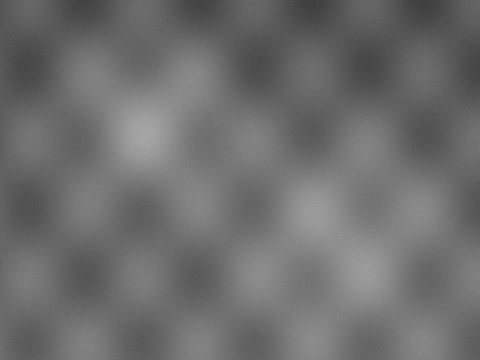
#> input picture Digital Image Processing/outputs/sample_low_contrast.png, 480 x 360 px
$ python main.py outputs/sample_low_contrast.png
#> lines starting #> are read from the running program, lines starting #| are printed output that depends on the picture
#!/usr/bin/env python3
"""
=============================================================================
 Task : Use the image histogram to DEDUCE the parameters for contrast
        stretching, then APPLY the stretch on the corresponding image.
        Hint from the assignment: use cv2.LUT  (point ops are done fast
        with a Lookup-Table, see notes 00.Foundations&Enhancement of DIP.md)
=============================================================================

Theory (from the course notes, sections 2.4 (4) and 2.5):

  1. Contrast stretching = linearly map a narrow range [r1, r2] of the
     input intensities onto the FULL output range [0, 255]:

             s = ( (s2 - s1) / (r2 - r1) ) * (r - r1) + s1

     with the control points   (r1, s1) = (X_min , 0)
                               (r2, s2) = (X_max , 255)

  2. This is the SPECIAL CASE of the piecewise-linear transform whose
     three segments are:

         s = 0                          for  r <= r1      (crush blacks)
         s = 255/(r2-r1) * (r - r1)     for  r1 < r <= r2 (steep, slope > 1
                                                           -> CONTRAST BOOST)
         s = 255                        for  r >  r2      (clip whites)

  3. Because a point operation depends ONLY on the intensity value r,
     we can precompute all 256 outputs ONCE into a Lookup Table and apply
     it in a single pass with  cv2.LUT(img, lut)   <- very fast.

  4. Deducing r1, r2 FROM THE HISTOGRAM (the core of this task):
       - "minmax"      : r1 = smallest intensity in the image,
                         r2 = largest  intensity in the image.
                         -> exact formula from the notes, BUT a single
                            outlier pixel ruins the range (notes warning).
       - "percentile"  : r1 = intensity at the p_low percentile  (default 2%),
                         r2 = intensity at the p_high percentile (default 98%).
                         -> the notes RECOMMEND this real-world version.
       - "cdf"         : walk the cumulative histogram and take the first
                         level where CDF >= p_low / p_high.
                         -> reading the parameters straight off the CDF.

Usage:
    python3 contrast_stretching.py                        # auto low-contrast sample
    python3 contrast_stretching.py path/to/image.jpg       # your own image
    python3 contrast_stretching.py img.png --method minmax --low 2 --high 98
=============================================================================
"""

from __future__ import annotations

import argparse
from pathlib import Path

import cv2
import numpy as np
import matplotlib

matplotlib.use("Agg")  # headless backend so the script works over SSH/terminals
import matplotlib.pyplot as plt

# Number of intensity levels for 8-bit images: intensities run 0 .. L-1
L = 256
MAX_LEVEL = L - 1  # 255


# ---------------------------------------------------------------------------
# 0) Sample image: create a synthetic LOW-CONTRAST image so the script can be
#    demonstrated even without an external photo (deterministic, offline).
#    Real low-contrast photos (like the "pollen" slide image from the lecture)
#    behave exactly the same way.
# ---------------------------------------------------------------------------
def make_low_contrast_sample(out_path: Path) -> np.ndarray:
    """Build a scene whose intensities only live inside a narrow band."""
    rng = np.random.default_rng(42)  # fixed seed -> reproducible image
    h, w = 360, 480

    yy, xx = np.mgrid[0:h, 0:w]

    # A smooth "landscape": gradient + two bright blobs + some texture
    scene = 90 + 60 * (yy / h)  # gradient
    scene += 120 * np.exp(-(((xx - 150) ** 2 + (yy - 120) ** 2) / (2 * 55**2)))
    scene += 90 * np.exp(-(((xx - 340) ** 2 + (yy - 230) ** 2) / (2 * 70**2)))
    scene += 40 * np.sin(xx / 18.0) * np.cos(yy / 22.0)  # waves
    scene += rng.normal(0, 4, scene.shape)  # mild noise

    # Squeeze the whole scene into the narrow band [60, 170]  -> low contrast
    scene = (scene - scene.min()) / (scene.max() - scene.min())  # to [0, 1]
    scene = 60 + scene * (170 - 60)  # to [60,170]
    img = scene.astype(np.uint8)

    cv2.imwrite(str(out_path), img)
    return img


# ---------------------------------------------------------------------------
# 1) Histogram   (both ways shown in the notes: numpy + OpenCV)
# ---------------------------------------------------------------------------
def compute_histogram(gray: np.ndarray) -> np.ndarray:
    """Return the histogram n_k : count of pixels at each intensity k."""
    manual = np.bincount(gray.ravel(), minlength=L)  # numpy
    opencv = cv2.calcHist([gray], [0], None, [L], [0, L]).ravel()  # OpenCV
    # They must agree; use the OpenCV one (float counts) for the CDF later.
    assert np.allclose(manual, opencv), "histogram mismatch!"
    return opencv.astype(np.int64)


# ---------------------------------------------------------------------------
# 2) DEDUCE the stretching parameters r1, r2 FROM the histogram
# ---------------------------------------------------------------------------
def deduce_params(
    gray: np.ndarray,
    hist: np.ndarray,
    method: str = "percentile",
    low_pct: float = 2.0,
    high_pct: float = 98.0,
) -> tuple[int, int]:
    """
    Return (r1, r2): the input-intensity control points to be stretched
    onto [0, 255].
    """
    if method == "minmax":
        # --- formula exactly as in the notes, but sensitive to outliers ---
        return int(gray.min()), int(gray.max())

    if method == "percentile":
        # --- recommended by the notes warning: ignore the extreme 2% ------
        r1 = int(np.percentile(gray, low_pct))
        r2 = int(np.percentile(gray, high_pct))
        return r1, r2

    if method == "cdf":
        # --- read the parameters straight off the cumulative histogram -----
        cdf = np.cumsum(hist) / gray.size  # normalized CDF, 0..1
        r1 = int(np.searchsorted(cdf, low_pct / 100.0))  # first k: CDF>=p_low
        r2 = int(np.searchsorted(cdf, high_pct / 100.0))  # first k: CDF>=p_high
        return r1, r2

    raise ValueError(f"unknown method: {method!r}")


# ---------------------------------------------------------------------------
# 3) BUILD the Lookup Table (piecewise-linear contrast-stretch curve)
# ---------------------------------------------------------------------------
def build_stretch_lut(r1: int, r2: int) -> np.ndarray:
    """
    256-entry uint8 LUT implementing the 3-segment contrast-stretch curve:

        s(r) = 0                     r <= r1
        s(r) = 255/(r2-r1) * (r-r1)  r1 <  r <= r2      (slope > 1 = boost)
        s(r) = 255                   r >  r2

    The division-by-zero cases flagged in the notes (r1 == 0, r2 == 255)
    are guarded here.
    """
    # Degenerate ranges (flat image etc.) -> identity LUT, nothing to stretch
    if r2 <= r1:
        print(f"  [warn] r2 ({r2}) <= r1 ({r1}) -> using identity mapping")
        return np.arange(L, dtype=np.uint8)

    r = np.arange(L, dtype=np.float64)
    slope = MAX_LEVEL / (r2 - r1)  # middle-segment slope

    lut = np.empty(L, dtype=np.float64)
    lut[r <= r1] = 0.0  # segment 1 (s1=0)
    mid = (r > r1) & (r <= r2)
    lut[mid] = slope * (r[mid] - r1)  # segment 2 (steep)
    lut[r > r2] = MAX_LEVEL  # segment 3 (s2=255)

    # Point ops must be MONOTONIC for a sensible mapping, and of course 8-bit
    lut = np.clip(np.round(lut), 0, MAX_LEVEL).astype(np.uint8)
    assert np.all(np.diff(lut.astype(int)) >= 0), "LUT must be monotonic"
    return lut


# ---------------------------------------------------------------------------
# 4) APPLY the LUT  ->  this is where cv2.LUT does its one-pass magic
# ---------------------------------------------------------------------------
def apply_lut(img: np.ndarray, lut: np.ndarray) -> np.ndarray:
    """
    cv2.LUT(src, lut) replaces every pixel value v with lut[v].
      * gray image + lut shape (256,)     -> gray result
      * BGR image + lut shape (256, 1, 3) -> per-channel color result
        (a plain (256, 3) array is seen as a 2-D single-channel matrix
         and would be rejected for 3-channel sources)
    """
    return cv2.LUT(img, lut)


def color_stretch(img_bgr: np.ndarray, method: str, low: float, high: float):
    """
    Stretch a COLOR image: deduce (r1, r2) PER CHANNEL from its histogram
    and pack the three curves into one (256, 3) LUT so cv2.LUT does all
    channels in a single pass.
    """
    channels = cv2.split(img_bgr)
    luts, params = [], []
    for name, ch in zip(("B", "G", "R"), channels):  # OpenCV order: BGR
        hist = compute_histogram(ch)
        r1, r2 = deduce_params(ch, hist, method, low, high)
        params.append((name, r1, r2))
        luts.append(build_stretch_lut(r1, r2))
    # Shape must be (256, 1, 3): OpenCV treats a plain (256, 3) array as a
    # 2-D single-channel matrix, which cv2.LUT rejects for 3-channel sources.
    lut_3ch = np.stack(luts, axis=1).reshape(L, 1, 3)
    return apply_lut(img_bgr, lut_3ch), params


def contrast_metric(gray: np.ndarray) -> float:
    """Std-dev of the intensities = simple quantitative measure of contrast
    (a narrow histogram has small std, a spread-out one has large std)."""
    return float(gray.std())


# ---------------------------------------------------------------------------
# 5) Report + visualization
# ---------------------------------------------------------------------------
def print_report(title: str, r1: int, r2: int, before: np.ndarray, after: np.ndarray):
    span_in = r2 - r1
    slope = MAX_LEVEL / span_in if span_in > 0 else float("inf")
    print(f"  {title}")
    print(f"    deduced r1 (X_min)        : {r1}")
    print(f"    deduced r2 (X_max)        : {r2}")
    print(
        f"    input dynamic range       : {span_in} levels "
        f"(out of {L}, {100.0 * span_in / L:.1f}%)"
    )
    print(
        f"    middle-segment slope 255/(r2-r1) = {slope:.3f} "
        f"({'CONTRAST IS BOOSTED' if slope > 1 else 'no boost'})"
    )
    print(f"    contrast (std) before     : {contrast_metric(before):.2f}")
    print(f"    contrast (std) after      : {contrast_metric(after):.2f}")


def plot_results(
    orig_bgr: np.ndarray,
    stretched_bgr: np.ndarray,
    gray: np.ndarray,
    gray_stretched: np.ndarray,
    hist: np.ndarray,
    hist_stretched: np.ndarray,
    lut: np.ndarray,
    r1: int,
    r2: int,
    out_png: Path,
):
    """Full figure: images, histograms (with the deduced r1/r2 marked on the
    x-axis) and the transfer curve (the LUT itself)."""
    plt.rcParams.update(
        {"figure.facecolor": "white", "axes.grid": True, "grid.alpha": 0.3}
    )
    fig, ax = plt.subplots(2, 3, figsize=(15, 8))
    fig.suptitle(
        "Contrast stretching — histogram-deduced parameters "
        f"(r1={r1}, r2={r2}) applied with cv2.LUT",
        fontsize=14,
    )

    # -- row 0: the images ------------------------------------------------
    ax[0, 0].imshow(cv2.cvtColor(orig_bgr, cv2.COLOR_BGR2RGB))
    ax[0, 0].set_title(f"Original  (std={gray.std():.1f})")
    ax[0, 1].imshow(cv2.cvtColor(stretched_bgr, cv2.COLOR_BGR2RGB))
    ax[0, 1].set_title(f"Contrast-stretched  (std={gray_stretched.std():.1f})")
    ax[0, 2].plot(np.arange(L), lut, color="tab:green", lw=2)
    ax[0, 2].axvline(r1, color="red", ls="--", lw=1, label=f"r1={r1}")
    ax[0, 2].axvline(r2, color="blue", ls="--", lw=1, label=f"r2={r2}")
    ax[0, 2].set_title("Transfer curve s = T(r)  (the LUT)")
    ax[0, 2].set_xlabel("input r")
    ax[0, 2].set_ylabel("output s")
    ax[0, 2].set_xlim(0, 255)
    ax[0, 2].set_ylim(0, 255)
    ax[0, 2].set_aspect("equal")
    ax[0, 2].legend(loc="lower right")

    # -- row 1: the histograms -------------------------------------------
    ax[1, 0].bar(np.arange(L), hist, width=1.0, color="gray")
    for x, c, lab in ((r1, "red", "r1"), (r2, "blue", "r2")):
        ax[1, 0].axvline(x, color=c, ls="--", lw=1.5, label=lab)
    ax[1, 0].set_title("Original histogram  (narrow -> low contrast)")
    ax[1, 0].set_xlabel("intensity")
    ax[1, 0].set_ylabel("pixel count")
    ax[1, 0].legend()

    ax[1, 1].bar(np.arange(L), hist_stretched, width=1.0, color="tab:orange")
    ax[1, 1].set_title("Stretched histogram (spread over [0,255])")
    ax[1, 1].set_xlabel("intensity")
    ax[1, 1].set_ylabel("pixel count")

    # zoom on the active band so the "narrowness" is obvious
    pad = max(10, (r2 - r1) // 4)
    lo, hi = max(0, r1 - pad), min(L, r2 + pad + 1)
    ax[1, 2].bar(np.arange(lo, hi), hist[lo:hi], width=1.0, color="gray")
    ax[1, 2].axvline(r1, color="red", ls="--", lw=1.5, label="r1")
    ax[1, 2].axvline(r2, color="blue", ls="--", lw=1.5, label="r2")
    ax[1, 2].set_title(f"Zoom on used band [{lo}, {hi})")
    ax[1, 2].set_xlabel("intensity")
    ax[1, 2].legend()

    fig.tight_layout(rect=(0, 0, 1, 0.95))
    fig.savefig(out_png, dpi=130)
    plt.close(fig)


# ---------------------------------------------------------------------------
# 6) Main pipeline
# ---------------------------------------------------------------------------
def main():
    ap = argparse.ArgumentParser(
        description="Histogram-driven contrast stretching via cv2.LUT"
    )
    ap.add_argument(
        "image",
        nargs="?",
        default=None,
        help="path to the image (default: generate a low-contrast sample)",
    )
    ap.add_argument(
        "--method",
        choices=("minmax", "percentile", "cdf"),
        default="percentile",
        help="how to deduce r1/r2 from the histogram "
        "(default: percentile = robust, as recommended in the notes)",
    )
    ap.add_argument(
        "--low", type=float, default=2.0, help="low percentile  (default 2)"
    )
    ap.add_argument(
        "--high", type=float, default=98.0, help="high percentile (default 98)"
    )
    ap.add_argument(
        "--outdir",
        default=str(Path(__file__).parent / "outputs"),
        help="where results are saved",
    )
    args = ap.parse_args()

    outdir = Path(args.outdir)
    outdir.mkdir(parents=True, exist_ok=True)

    # ---- load (or create) the corresponding image -----------------------
    if args.image is None:
        sample_path = outdir / "sample_low_contrast.png"
        img = make_low_contrast_sample(sample_path)
        src_desc = (
            f"auto-generated low-contrast sample ({sample_path.name}, band 60..170)"
        )
    else:
        img = cv2.imread(args.image, cv2.IMREAD_COLOR)
#> img is the input picture: shape (360, 480, 3); min 60, max 170, mean 109.7
        if img is None:
            raise SystemExit(f"could not read image: {args.image}")
        src_desc = args.image

    # Normalize to 3-channel BGR (OpenCV's default) even if the source is
    # a grayscale file, so every downstream step can rely on the channel count.
    if img.ndim == 2:
        img = cv2.cvtColor(img, cv2.COLOR_GRAY2BGR)
    print(f"[input] {src_desc}   shape={img.shape}")
#| [input] outputs/sample_low_contrast.png   shape=(360, 480, 3)

    # ---- (1) histogram of the GRAY version (analyze luminance) ----------
    gray = cv2.cvtColor(img, cv2.COLOR_BGR2GRAY)
    hist = compute_histogram(gray)
#> in compute_histogram, `manual = np.bincount(gray.ravel(), minlength=L)`: manual = 256 values, max 3890 at index 104, min 0 at index 0, mean 675
#> in compute_histogram, `opencv = cv2.calcHist([gray], [0], None, [L], [0, L]).ravel()`: opencv has the same summary as manual
#> hist has the same summary as manual in compute_histogram
    used = np.nonzero(hist)[0]
#> used = 111 values from 60 to 170
    print(
        f"[histogram] intensities actually present: {used.min()}..{used.max()} "
        f"({used.size} distinct levels of {L})"
    )
#| [histogram] intensities actually present: 60..170 (111 distinct levels of 256)

    # ---- (2) DEDUCE r1, r2 from that histogram --------------------------
    print(f"[deduce] method = {args.method}  (low={args.low}%, high={args.high}%)")
    r1, r2 = deduce_params(gray, hist, args.method, args.low, args.high)
#> in deduce_params, `r1 = int(np.percentile(gray, low_pct))`: r1 = 75
#> in deduce_params, `r2 = int(np.percentile(gray, high_pct))`: r2 = 149
#> r1 = 75; r2 = 149

    # ---- (3) build the LUT  &  (4) apply it with cv2.LUT ----------------
    lut = build_stretch_lut(r1, r2)
#> in build_stretch_lut, `slope = MAX_LEVEL / (r2 - r1)`: slope = 3.45
#> lut = 256 values from 0 to 255
    gray_stretched = apply_lut(gray, lut)  # (256,) LUT
#> in apply_lut, `return cv2.LUT(img, lut)`:
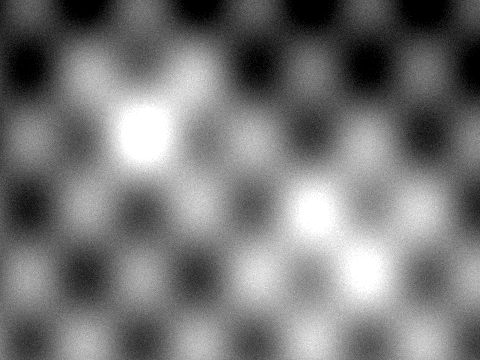
#> returned value: shape (360, 480); min 0, max 255, mean 119.3
    color_stretched, per_ch = color_stretch(img, args.method, args.low, args.high)
#> the loop in color_stretch, `for name, ch in zip(("B", "G", "R"), channels):` made 3 passes
#> name on passes 1 to 3: 'B', 'G', 'R'
#> after the loop in color_stretch, `for name, ch in zip(("B", "G", "R"), channels):`: luts = 3 items; params = [('B', 75, 149), ('G', 75, 149), ('R', 75, 149)]
#> in color_stretch, `lut_3ch = np.stack(luts, axis=1).reshape(L, 1, 3)`: lut_3ch = 256 rows, first 8: [0, 0, 0], [0, 0, 0], [0, 0, 0], [0, 0, 0], [0, 0, 0], [0, 0, 0], [0, 0, 0], [0, 0, 0]
#> per_ch = [('B', 75, 149), ('G', 75, 149), ('R', 75, 149)]

    # ---- (5) report ------------------------------------------------------
    print_report("GRAYSCALE stretch", r1, r2, gray, gray_stretched)
#> in print_report, `span_in = r2 - r1`: span_in = 74
#> in print_report, `slope = MAX_LEVEL / span_in if span_in > 0 else float("inf")`: slope = 3.45
#|     deduced r1 (X_min)        : 75
#|     deduced r2 (X_max)        : 149
#|     input dynamic range       : 74 levels (out of 256, 28.9%)
#|     middle-segment slope 255/(r2-r1) = 3.446 (CONTRAST IS BOOSTED)
#|     contrast (std) before     : 17.92
#|     contrast (std) after      : 60.26
    print("  COLOR stretch (per-channel parameters):")
    for (name, cr1, cr2), ch_before, ch_after in zip(
        per_ch, cv2.split(img), cv2.split(color_stretched)
    ):
        print(
            f"    ch {name}: r1={cr1:3d}  r2={cr2:3d}  "
            f"std {contrast_metric(ch_before):5.2f} -> {contrast_metric(ch_after):5.2f}"
        )
#> this loop made 3 passes
#|     ch B: r1= 75  r2=149  std 17.92 -> 60.26
#|     ch G: r1= 75  r2=149  std 17.92 -> 60.26
#|     ch R: r1= 75  r2=149  std 17.92 -> 60.26

    # ---- (6) save everything useful --------------------------------------
    gray_bgr = cv2.cvtColor(gray, cv2.COLOR_GRAY2BGR)
    gray_str_bgr = cv2.cvtColor(gray_stretched, cv2.COLOR_GRAY2BGR)
    p = {
        "original": outdir / "original.png",
        "stretched_gray": outdir / "stretched_gray.png",
        "stretched_color": outdir / "stretched_color.png",
        "side_by_side": outdir / "side_by_side.png",
        "analysis": outdir / "histogram_analysis.png",
        "lut": outdir / "stretch_lut.csv",
    }
    cv2.imwrite(str(p["original"]), img)
    cv2.imwrite(str(p["stretched_gray"]), gray_stretched)
    cv2.imwrite(str(p["stretched_color"]), color_stretched)
    cv2.imwrite(str(p["side_by_side"]), np.hstack([gray_bgr, gray_str_bgr]))
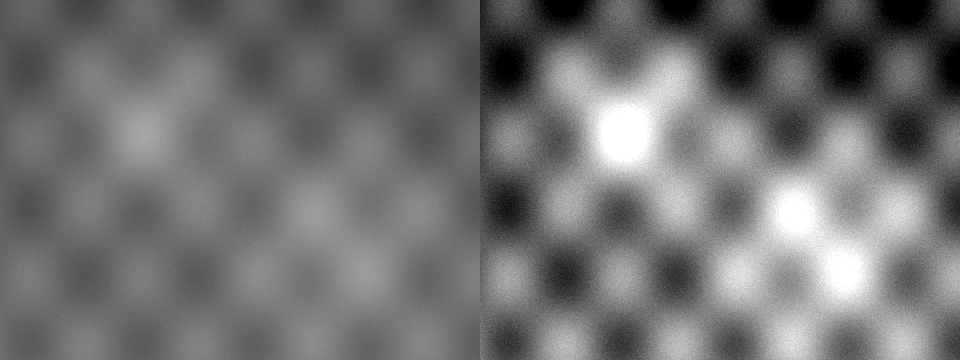
#> saved as side_by_side.png: shape (360, 960, 3); min 0, max 255, mean 114.5
    # Save the LUT as explicit (input_intensity, output_intensity) pairs
    np.savetxt(
        p["lut"],
        np.column_stack([np.arange(L), lut]),
        fmt="%d",
        header="input_intensity,output_intensity",
        comments="",
        delimiter=",",
    )
    plot_results(
        img,
        color_stretched,
        gray,
        gray_stretched,
        hist,
        compute_histogram(gray_stretched),
        lut,
        r1,
        r2,
        p["analysis"],
    )
#> the loop in plot_results, `for x, c, lab in ((r1, "red", "r1"), (r2, "blue", "r2")):` made 2 passes
#> (x, c, lab) on passes 1 to 2: (75, 'red', 'r1'), (149, 'blue', 'r2')
#> in plot_results, `pad = max(10, (r2 - r1) // 4)`: pad = 18
#> in plot_results, `lo, hi = max(0, r1 - pad), min(L, r2 + pad + 1)`: lo = 57; hi = 168
#> in plot_results, `fig.savefig(out_png, dpi=130)`:
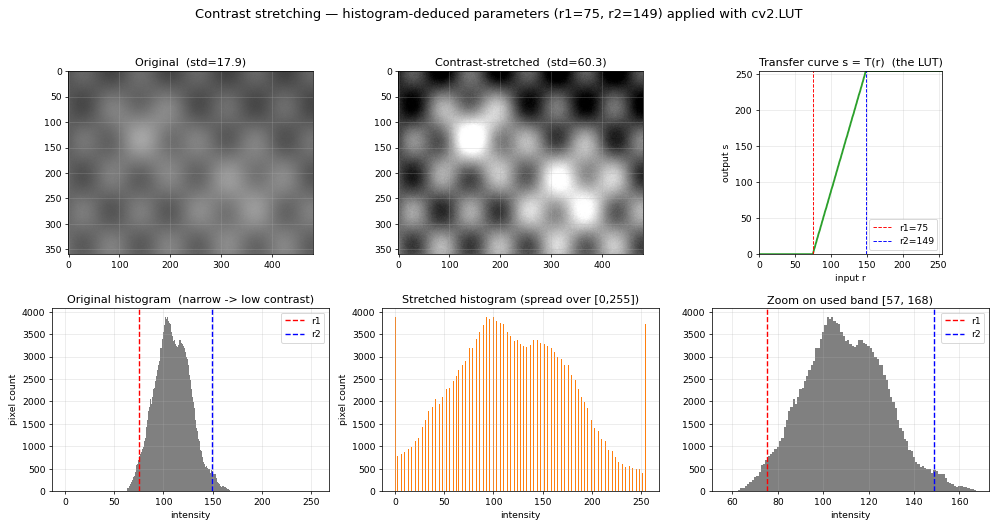
#> figure drawn by matplotlib, 6 panels; panel 3: curve peaks at x = 149, y = 255; panel 4: tallest bar 3890 high, from x = 103.5 to 104.5; panel 5: tallest bar 3890 high, from x = 99.5 to 100.5; panel 6: tallest bar 3890 high, from x = 103.5 to 104.5

    print("[saved]")
    for f in p.values():
        print(f"    {f}")


if __name__ == "__main__":
    main()
